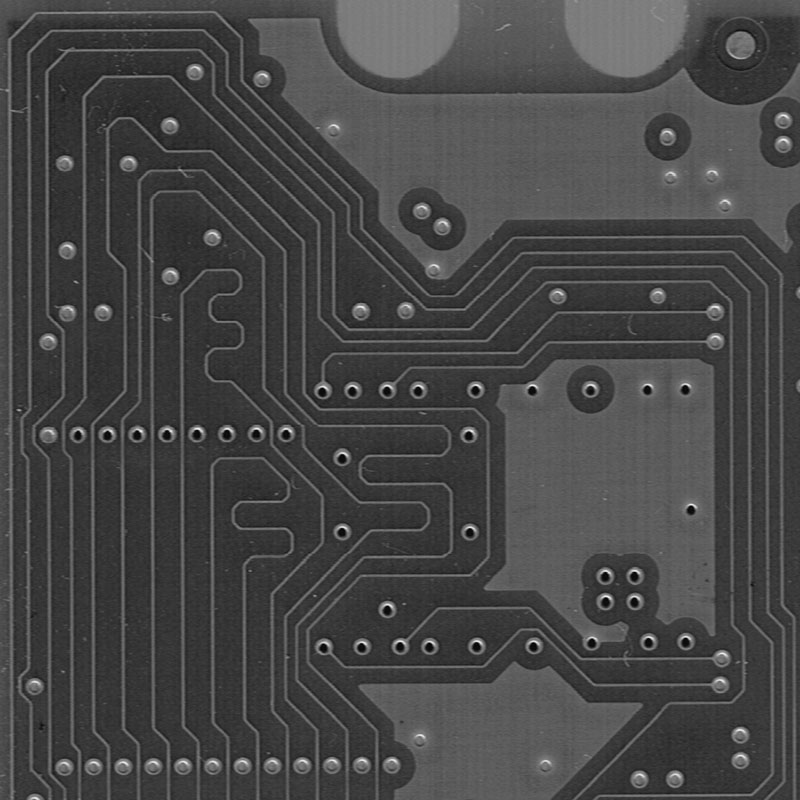
#> input picture desafio_stanford/img/pcb.png, 800 x 800 px, found by its file name
$ python verif_defeito_placa.py
#> lines starting #> are read from the running program, lines starting #| are printed output that depends on the picture; after the words box and inside, x2 and y2 are one past the last pixel; in counts of white or black regions, pixels touching at a corner belong together
import cv2
import numpy as np
import matplotlib.pyplot as plt


def load_image(image_path):
    print(f"Tentando carregar a imagem: {image_path}")
    img = cv2.imread(image_path, cv2.IMREAD_GRAYSCALE)  # Tenta carregar a imagem em escala de cinza
    if img is None:
        raise FileNotFoundError(f"Não foi possível carregar a imagem: {image_path}")  # Lança erro se não carregar
    return img.astype(np.float64) / 255.0

def check_image_size(orig_img, defect_img):
    if orig_img.shape != defect_img.shape:
        raise ValueError('As imagens originais e defeituosas devem ter o mesmo tamanho.')

# Função para alinhar a imagem deslocada
def align_image(defect_img, x_shift, y_shift):
    regist_img = np.zeros_like(defect_img)
    regist_img[y_shift:, x_shift:] = defect_img[:defect_img.shape[0] - y_shift, :defect_img.shape[1] - x_shift]
    return regist_img

# Função para redimensionar a imagem para um tamanho alvo
def resize_image(image, target_shape):
    return cv2.resize(image, (target_shape[1], target_shape[0]))  # Redimensionar para altura x largura

# Função para calcular a diferença entre duas imagens
def calculate_difference(img1, img2):
    return np.abs(img1 - img2)

# Função para exibir as imagens
def show_images(img_list, titles, save_path_prefix='output_', figsize=(15, 5)):
    plt.figure(figsize=figsize)
    for i, img in enumerate(img_list):
        plt.subplot(1, len(img_list), i + 1)
        plt.imshow(img, cmap='gray')
        plt.title(titles[i])
        plt.axis('off')

    # Salvar a figura em um arquivo
    plt.savefig(f'desafio_stanford/img_result/{save_path_prefix}{titles[0]}.png')  # Salvar a primeira imagem com o título
    plt.close()

# Função para detectar defeitos aplicando limiar e máscara de borda
def detect_defects(diff_img, threshold):
    bw_img = diff_img > threshold  # Aplicar limiar
    height, width = bw_img.shape
    border = round(0.05 * width)  # Definir borda como 5% da largura
    border_mask = np.zeros_like(bw_img)
    border_mask[border:height-border, border:width-border] = 1  # Criar máscara de borda
    return bw_img * border_mask  # Aplicar a máscara

# Função para salvar as imagens processadas
def save_images(diff_img1, diff_img2, bw_img):
    cv2.imwrite('desafio_stanford/img_result/Defect_Detection_diff.png', (diff_img1 * 255).astype(np.uint8))
    cv2.imwrite('desafio_stanford/img_result/Defect_Detection_diffRegisted.png', (diff_img2 * 255).astype(np.uint8))
    cv2.imwrite('desafio_stanford/img_result/Defect_Detection_bw.png', (bw_img * 255).astype(np.uint8))

def main():
    orig_img = load_image('/home/camila/Documentos/processamentoImagens/exercicios/desafio_stanford/img/pcb.png')
#> in load_image, img is the input picture: shape (800, 800); min 0, max 248, mean 70.6
    defect_img = load_image('/home/camila/Documentos/processamentoImagens/exercicios/desafio_stanford/img/pcbCroppedTranslatedDefected.png')
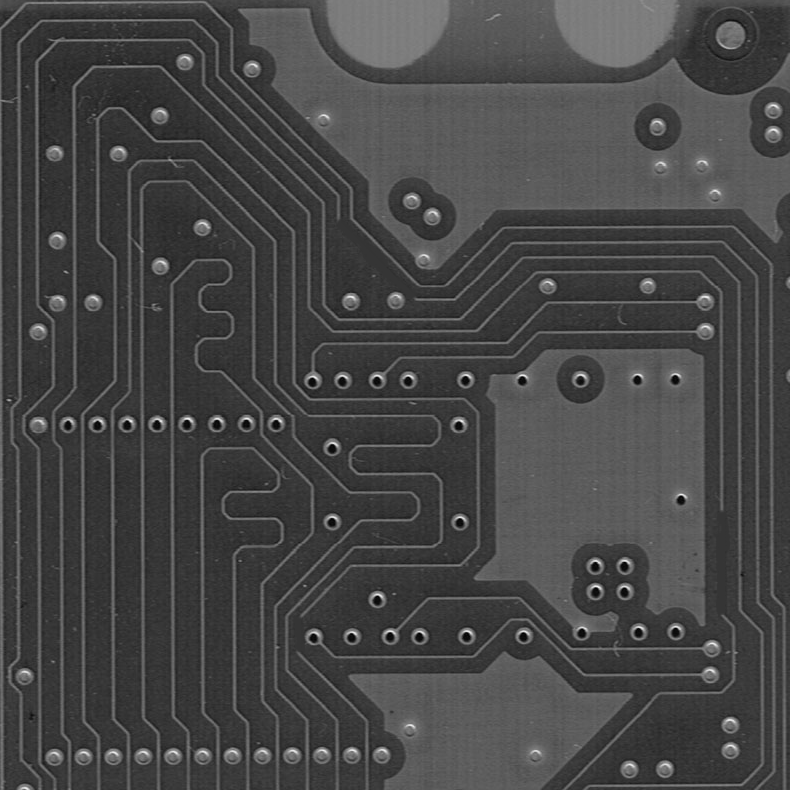
#> input picture desafio_stanford/img/pcbCroppedTranslatedDefected.png, 790 x 790 px, found by its file name
#> in load_image, img is the input picture: shape (790, 790); min 0, max 248, mean 70.1

    try:
        orig_img = load_image('/home/camila/Documentos/processamentoImagens/exercicios/desafio_stanford/img/pcb.png')
        defect_img = load_image('/home/camila/Documentos/processamentoImagens/exercicios/desafio_stanford/img/pcbCroppedTranslatedDefected.png')
    except FileNotFoundError as e:
        print(e)
        exit(1)

    # Verificar se as imagens têm o mesmo tamanho
    if orig_img.shape != defect_img.shape:
        print(f"Redimensionando a imagem defeituosa de {defect_img.shape} para {orig_img.shape}")
#| Redimensionando a imagem defeituosa de (790, 790) para (800, 800)
        defect_img = resize_image(defect_img, orig_img.shape)

    check_image_size(orig_img, defect_img)

    # Definir o deslocamento que quero
    x_shift = 10
    y_shift = 10

    # Ajustar a imagem deslocada
    img_deslocada = align_image(defect_img, x_shift, y_shift)
#> in align_image, `regist_img[y_shift:, x_shift:] = defect_img[:defect_img.shape[0] - y_s..`:
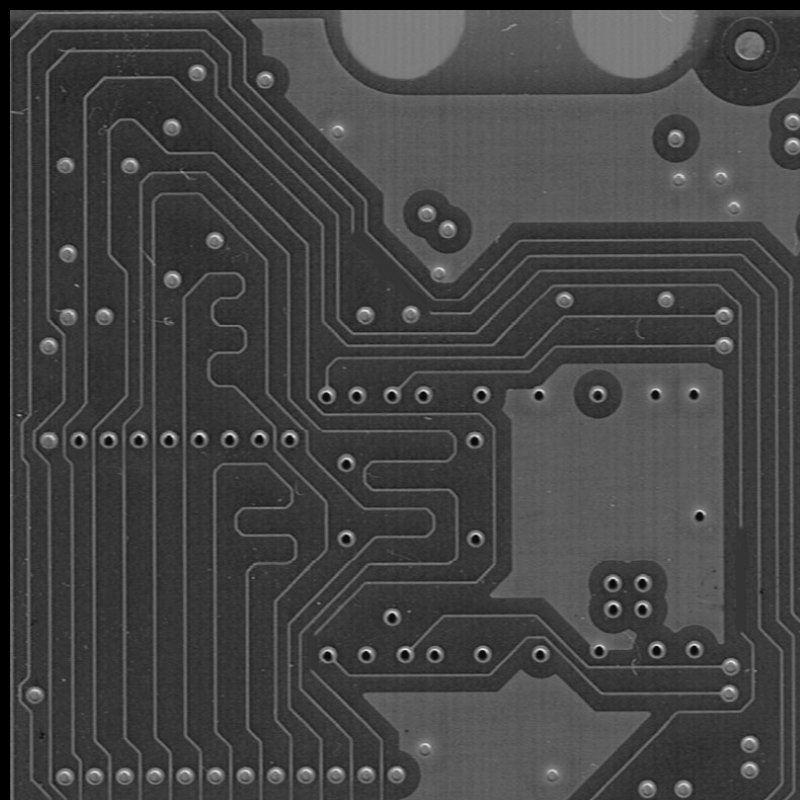
#> regist_img: shape (800, 800) float64; min 0, max 0.922, mean 0.268

    # Mostrar diferença NÃO alinhada
    diff_img = calculate_difference(orig_img, defect_img)
#> in calculate_difference, `return np.abs(img1 - img2)`:
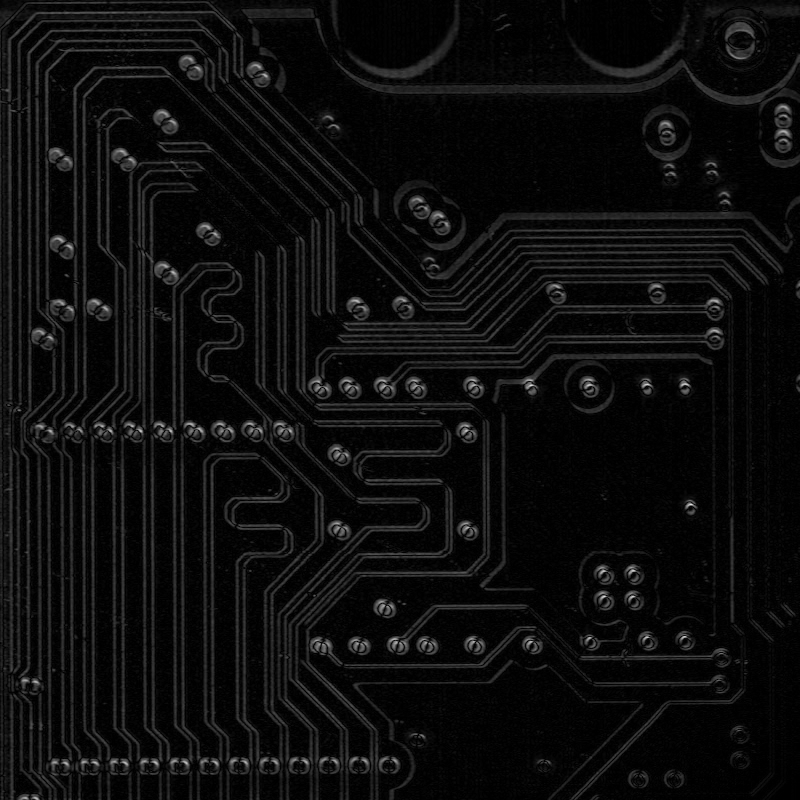
#> returned value: shape (800, 800) float64; min 0, max 0.884, mean 0.0523

    # Calcular a diferença entre as imagens alinhadas
    diff_img2 = calculate_difference(orig_img, img_deslocada)
#> in calculate_difference (call 2), `return np.abs(img1 - img2)`:
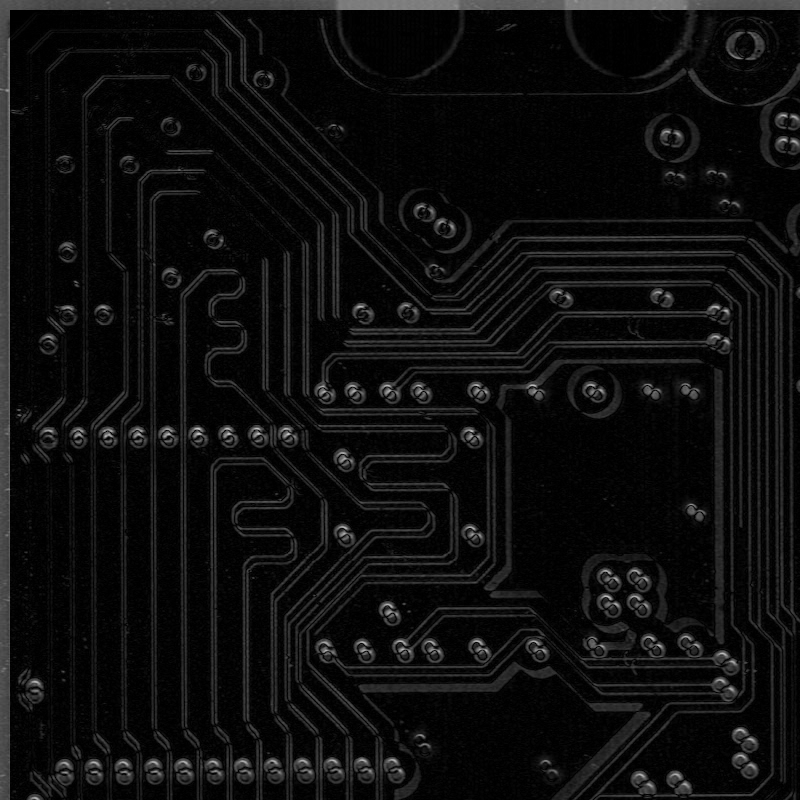
#> returned value: shape (800, 800) float64; min 0, max 0.784, mean 0.0561

    # Detectar defeitos
    defeitos = detect_defects(diff_img2, 0.15)
#> in detect_defects, `bw_img = diff_img > threshold`:
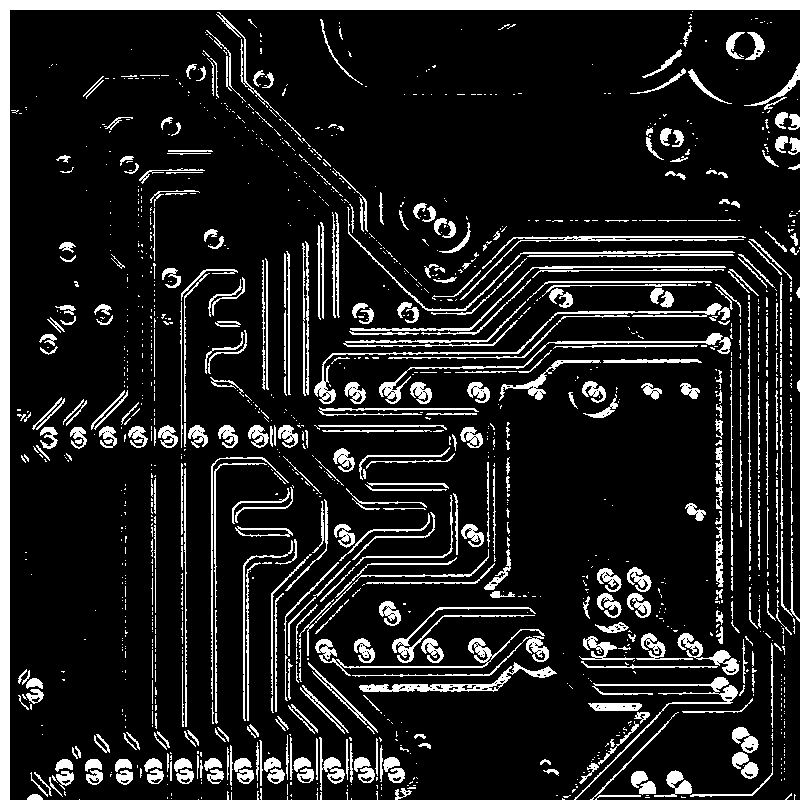
#> bw_img: shape (800, 800) bool; 12.8% white; 1455 white regions (1017 under 20 px), largest, box (x1, y1, x2, y2) and area: (0, 0, 800, 800) 15900, (314, 303, 722, 404) 1443, (379, 333, 731, 404) 1248
#> in detect_defects, `return bw_img * border_mask`:
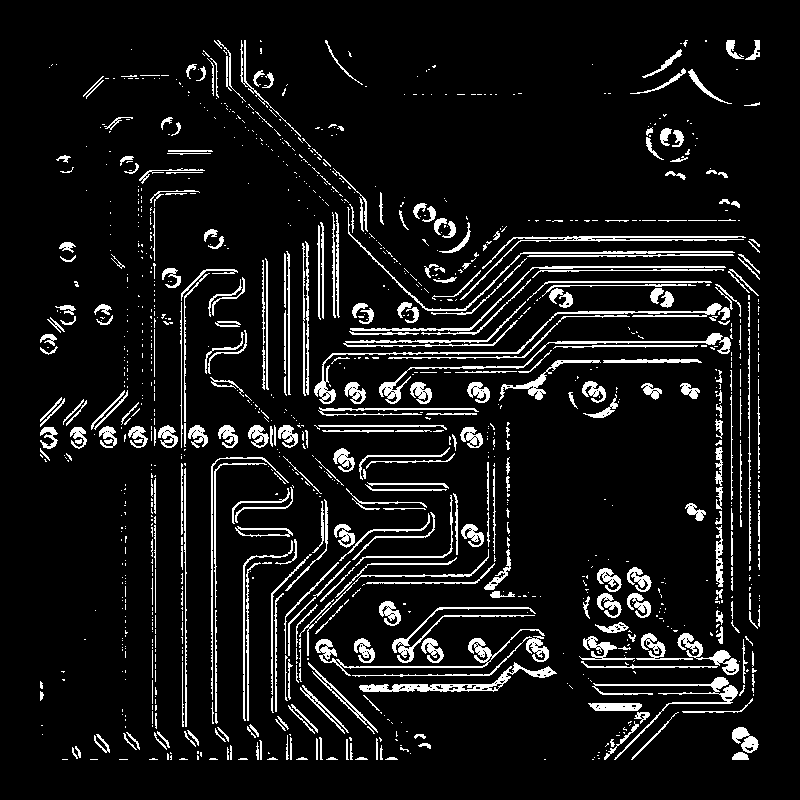
#> returned value: shape (800, 800) bool; 8.5% white in thin lines or dots, all inside (x1, y1, x2, y2) = (40, 40, 760, 760)

    # Mostrar as imagens
    show_images([diff_img, diff_img2, defeitos], ['Diferença', 'Diferença (alinhada)', 'Defeitos'])
#> the loop in show_images, `for i, img in enumerate(img_list):` made 3 passes

    # Salvar as imagens
    save_images(diff_img, diff_img2, defeitos)

if __name__ == '__main__':
    main()
